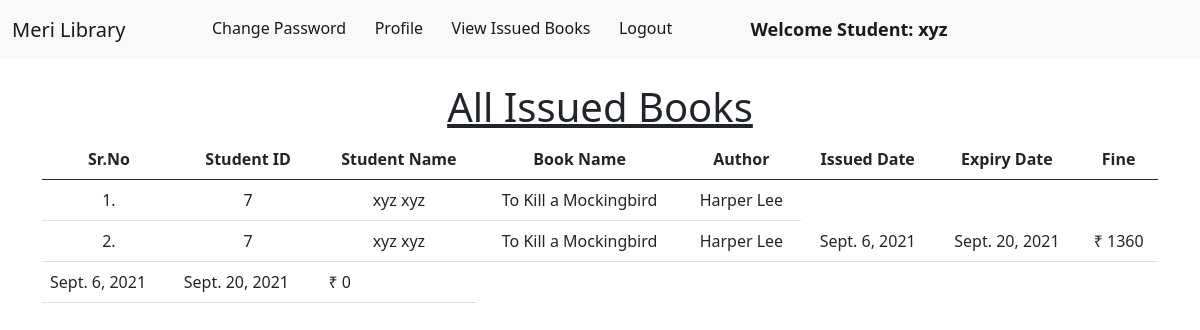
The app's page /student_issued_books/ (signed in) with its own data.
### library/models.py (models this page shows, shortened)
class Book(models.Model):
    name = models.CharField(max_length=200)
    author = models.CharField(max_length=200)
    isbn = models.PositiveIntegerField()
    category = models.CharField(max_length=50)

class IssuedBook(models.Model):
    student_id = models.CharField(max_length=100, blank=True)
    isbn = models.CharField(max_length=13)
    issued_date = models.DateField(auto_now=True)
    expiry_date = models.DateField(default=expiry)

### library/views.py (the view)
# urls.py: path("student_issued_books/", views.student_issued_books, name="student_issued_books"),
@login_required(login_url = '/student_login')
def student_issued_books(request):
    student = Student.objects.filter(user_id=request.user.id)
    issuedBooks = IssuedBook.objects.filter(student_id=student[0].user_id)
    li1 = []
    li2 = []
    for i in issuedBooks:
        books = Book.objects.filter(isbn=i.isbn)
        for book in books:
            t=(request.user.id, request.user.get_full_name, book.name,book.author)
            li1.append(t)
        days=(date.today()-i.issued_date)
        d=days.days
        fine=0
        if d>15:
            day=d-14
            fine=day*5
        t=(issuedBooks[0].issued_date, issuedBooks[0].expiry_date, fine)
        li2.append(t)
    return render(request,'student_issued_books.html',{'li1':li1, 'li2':li2})

### library/templates/student_issued_books.html (shortened to what this page needs)
{% extends 'student_navbar.html' %}
{% load static %}
{% block body %}
<div class="container mt-4">
    <h1 class="text-center"><u>All Issued Books</u></h1>
    <table class="table table-hover" id="example">
        <thead>
            <tr class="text-center">
                <th>Sr.No</th>
                <th>Student ID</th>
                <th>Student Name</th>
                <th>Book Name</th>
                <th>Author</th>
                <th>Issued Date</th>
                <th>Expiry Date</th>
                <th>Fine</th>
            </tr>
        </thead>
        <tbody>
            {% for i in li1 %}
            <tr class="text-center">
                <td>{{forloop.counter}}.</td>
                <td>{{i.0}}</td>
                <td>{{i.1}}</td>
                <td>{{i.2}}</td>
                <td>{{i.3}}</td>
                {% endfor %}
                {% for i in li2 %}
                <td>{{i.0}}</td>
                <td>{{i.1}}</td>
                <td>₹ {{i.2}}</td>
            </tr>
            {% endfor %}
        </tbody>
    </table>
    </div>
{% endblock %}

### library/templates/student_navbar.html (shortened to what this page needs)
<!doctype html>
<html lang="en">
  <head>
    <link href="https://cdn.jsdelivr.net/npm/bootstrap@5.1.0/dist/css/bootstrap.min.css" rel="stylesheet">
    <link rel="stylesheet" href="https://cdn.datatables.net/1.10.25/css/jquery.dataTables.min.css">
    <link rel="stylesheet" href="https://cdn.datatables.net/buttons/1.7.1/css/buttons.dataTables.min.css">
  </head>
  <body>
    <nav class="navbar navbar-expand-lg navbar-light bg-light sticky-top">
        <div class="container-fluid">
          <a class="navbar-brand" href="#">Meri Library</a>
          <div class="collapse navbar-collapse" id="navbarSupportedContent">
            <ul class="navbar-nav me-auto mb-2 mb-lg-0">
              <li class="nav-item">
                <a class="nav-link active" aria-current="page" href="/change_password/">Change Password</a>
              </li>
              <li class="nav-item">
                <a class="nav-link active" aria-current="page" href="/profile/">Profile</a>
              </li>
              <li class="nav-item">
                <a class="nav-link active" aria-current="page" href="/student_issued_books/">View Issued Books</a>
              </li>
              <li class="nav-item">
                <a class="nav-link active" aria-current="page" href="/logout/">Logout</a>
              </li>
              <li class="nav-item">
                <a style="font-weight:600; font-family:'Segoe UI', Tahoma, Geneva, Verdana, sans-serif; font-size: large;" class="nav-link active" href="#">Welcome Student: {{request.user}}</a>
              </li>
            </ul>
          </div>
        </div>
      </nav>
      {% block body %}
      {% endblock %}
  </body>
</html>

### records on screen
Book: name "To Kill a Mockingbird" "To Kill a Mockingbird", author "Harper Lee" "Harper Lee"
IssuedBook: issued_date "Sept. 6, 2021" "Sept. 6, 2021", expiry_date "Sept. 20, 2021" "Sept. 20, 2021"

### other values on screen
{{ request.user }} "xyz"
{{ i.0 }} "7" "7"
{{ i.1 }} "xyz xyz" "xyz xyz"
{{ i.2 }} "1360" "0"
